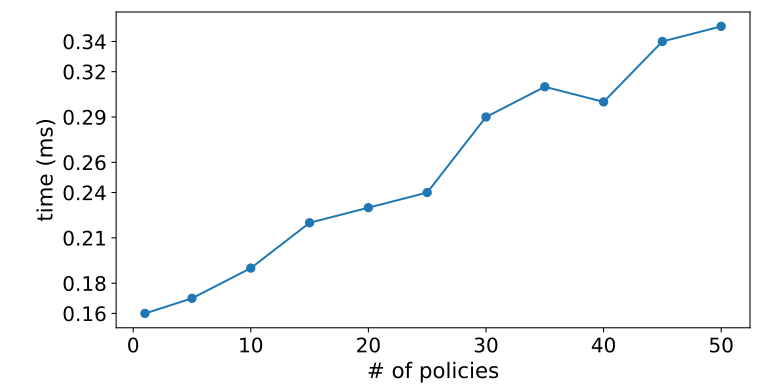

This chart was generated by the following Python code:
import matplotlib.pyplot as plt
import numpy as np

# x = np.linspace(0, 50, 10)
x = (1, 5, 10, 15, 20, 25, 30, 35, 40, 45, 50)
y = (0.16, 0.17, 0.19, 0.22, 0.23, 0.24, 0.29, 0.31, 0.3, 0.34, 0.35)

if __name__ == '__main__':
    plt.figure()
    plt.ylabel('time (ms)', fontsize=16)
    plt.xlabel('# of policies', fontsize=16)

    a = ['%.2f' % oi for oi in np.linspace(0, 0.5, 20)]  # Y轴的刻度标签，为字符串形式，.2f表示小数点两位
    b = [eval(oo) for oo in a]  # Y轴的刻度
    plt.yticks(b, a)

    #plt.aspect = 1

    plt.xticks(fontsize=15)
    plt.yticks(fontsize=15)

    plt.plot(x, y, 'o-')
    fig = plt.gcf()

    plt.tight_layout()
    fig.set_size_inches(8, 4)
    plt.savefig('enforcement.eps')
    plt.show()
